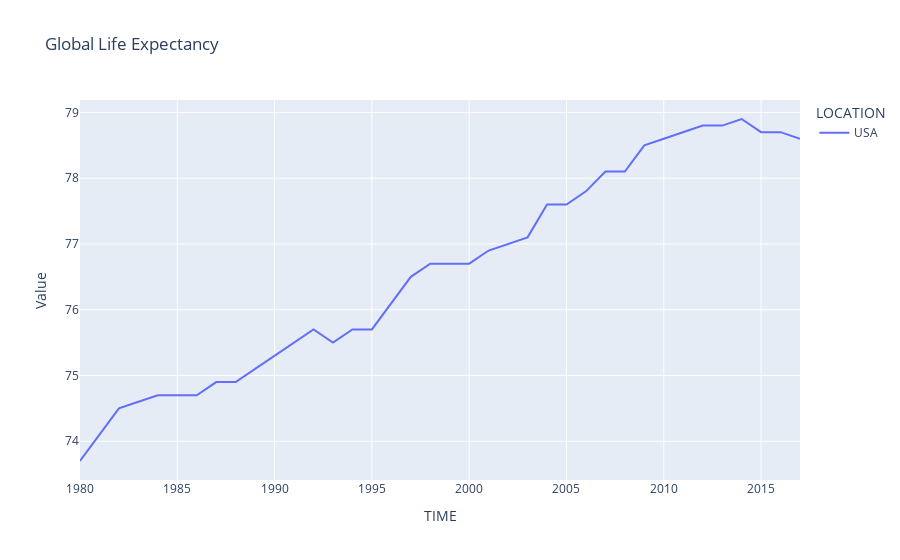

Notebook code for this chart:
### Code cell
df_life_exp_US = df_life_exp_tot[df_life_exp_tot['LOCATION'] == 'USA']
fig = px.line(df_life_exp_US, x="TIME", y="Value", title='Global Life Expectancy', color="LOCATION",
              line_group="LOCATION", hover_name="LOCATION")
fig.show()

### Figure 1 — Plotly figure (JSON) as saved in the notebook; plotly's stock layout.template omitted (floating-point values rounded to 4 significant figures)
{"data": [{"hovertemplate": "<b>%{hovertext}</b><br><br>LOCATION=USA<br>TIME=%{x}<br>Value=%{y}<extra></extra>", "hovertext": ["USA", "USA", "USA", "USA", "USA", "USA", "USA", "USA", "USA", "USA", "USA", "USA", "USA", "USA", "USA", "USA", "USA", "USA", "USA", "USA", "USA", "USA", "USA", "USA", "USA", "USA", "USA", "USA", "USA", "USA", "USA", "USA", "USA", "USA", "USA", "USA", "USA", "USA"], "legendgroup": "USA", "line": {"color": "#636efa", "dash": "solid"}, "mode": "lines", "name": "USA", "showlegend": true, "type": "scatter", "x": [1980, 1981, 1982, 1983, 1984, 1985, 1986, 1987, 1988, 1989, 1990, 1991, 1992, 1993, 1994, 1995, 1996, 1997, 1998, 1999, 2000, 2001, 2002, 2003, 2004, 2005, 2006, 2007, 2008, 2009, 2010, 2011, 2012, 2013, 2014, 2015, 2016, 2017], "xaxis": "x", "y": [73.7, 74.1, 74.5, 74.6, 74.7, 74.7, 74.7, 74.9, 74.9, 75.1, 75.3, 75.5, 75.7, 75.5, 75.7, 75.7, 76.1, 76.5, 76.7, 76.7, 76.7, 76.9, 77, 77.1, 77.6, 77.6, 77.8, 78.1, 78.1, 78.5, 78.6, 78.7, 78.8, 78.8, 78.9, 78.7, 78.7, 78.6], "yaxis": "y"}], "layout": {"legend": {"title": {"text": "LOCATION"}, "tracegroupgap": 0}, "title": {"text": "Global Life Expectancy"}, "xaxis": {"anchor": "y", "domain": [0, 1], "title": {"text": "TIME"}}, "yaxis": {"anchor": "x", "domain": [0, 1], "title": {"text": "Value"}}}}
